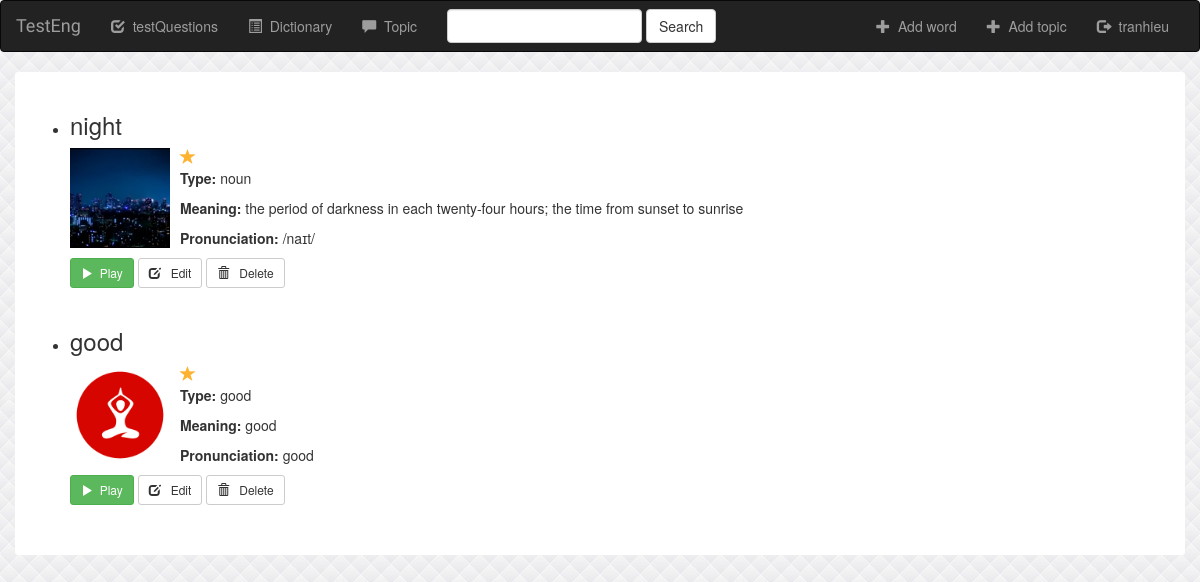
Screenshot of /testEng/dictionary/dictionaryTolearn/ (signed in) with the database file from the repository.
### testEng/models.py (models this page shows, shortened)
class word(models.Model):
    user = models.ForeignKey(User, default=1)
    name = models.CharField(max_length = 1000)
    meaning = models.CharField(max_length = 1000)
    pronunc = models.CharField(max_length = 1000)
    image = models.FileField()
    audio = models.FileField(default='')
    type = models.CharField(max_length = 1000)
    tolearn = models.BooleanField(default=False)

### testEng/views.py (the view)
def dictionaryTolearn(request):
    if not request.user.is_authenticated():
        return render(request, 'testEng/login.html')
    else:
        all_words = word.objects.filter(user=request.user, tolearn = True)
        return render(request, 'testEng/dictionaryTolearn.html', {'all_words' : all_words, 'username' : request.user})

### testEng/templates/testEng/dictionaryTolearn.html (shortened to what this page needs)
{% extends 'testEng/base.html' %}
{% block body %}
<div class="container">
        <ul>
            {% for curWord in all_words %}
                <li>
<h3>{{curWord.name}}</h3>
                    <a href="{% url 'testEng:tolearn' curWord.id %}" class="btn-tolearn">
                        <span class="glyphicon glyphicon-star {% if curWord.tolearn %}active{% endif %}">
                        </span>
                    </a>
                    <a href="#">
                        <img src="{{ curWord.image.url }}" class="img-responsive" style="width: 100px; float: left; margin-right: 10px;">
                    </a>
                    <p> <strong> Type:  </strong> {{ curWord.type}}</p>
                    <p> <strong> Meaning:  </strong> {{ curWord.meaning}}</p>
                    <p><strong> Pronunciation: </strong> {{ curWord.pronunc}}</p>
                    <a target="_blank" href="{{ curWord.audio.url }}">
                        <button type="button" class="btn btn-success btn-sm">
                            <span class="glyphicon glyphicon-play"></span>&nbsp; Play
                        </button>
                    </a>
                    <a href="{% url 'testEng:word-update' curWord.id %}">
                      <button type="button" class="btn btn-default btn-sm">
                          <span class="glyphicon glyphicon-edit"></span> &nbsp; Edit
                      </button>
                     </a>
                    <form action="{% url 'testEng:word-delete' curWord.id %}" method="post" style="display: inline">
                        <button type="submit" class="btn btn-default btn-sm">
                            <span class="glyphicon glyphicon-trash"></span> &nbsp; Delete
                        </button>
                    </form>
                </li>
                <br/>
            {% endfor %}
        </ul>
    </div>
{% endblock %}

### testEng/templates/testEng/base.html (shortened to what this page needs)
<!DOCTYPE html>
<html lang="en">
<head>
    {% load staticfiles %}
    <link rel="stylesheet" type="text/css" href="{% static 'testEng/style.css' %}"/>
    <link rel="stylesheet" href="https://maxcdn.bootstrapcdn.com/bootstrap/3.3.6/css/bootstrap.min.css">
</head>
<body>
    <nav class="navbar navbar-inverse">
    <div class="container-fluid">
        <div class="navbar-header">
            <a class="navbar-brand changeFont" href="{% url 'testEng:index' %}">
                TestEng
            </a>
        </div>
        <div class="collapse navbar-collapse" id="topNavBar">
            <ul class="nav navbar-nav">
                <li class="">
                    <a href="{% url 'testEng:index' %}">
                        <span class="glyphicon glyphicon-check" aria-hidden="true"></span>&nbsp;
                        testQuestions
                    </a>
                </li>
                <li class="">
                    <a href="{% url 'testEng:dictionary' %}">
                        <span class="glyphicon glyphicon-list-alt" aria-hidden="true"></span>&nbsp;
                        Dictionary
                    </a>
                </li>
                <li class="">
                    <a href="{% url 'testEng:topic' %}">
                        <span class="glyphicon glyphicon-comment" aria-hidden="true"></span>&nbsp;
                        Topic
                    </a>
                </li>
            </ul>
            <form class="navbar-form navbar-left" role="search" method="get" action="#">
                <div class="form-group">
                    <input type="text" class="form-control" name="q" value="">
                </div>
                <button type="submit" class="btn btn-default">Search</button>
            </form>
            <ul class="nav navbar-nav navbar-right">
                <li class="">
                    <a href="{% url 'testEng:createword' %}">
                        <span class="glyphicon glyphicon-plus" aria-hidden="true"></span>&nbsp;
                        Add word
                    </a>
                </li>
                <li class="">
                    <a href="{% url 'testEng:createtopic' %}">
                        <span class="glyphicon glyphicon-plus" aria-hidden="true"></span>&nbsp;
                        Add topic
                    </a>
                </li>
                <li class="">
                    <a href="{% url 'testEng:logout_user' %}">
                        <span class="glyphicon glyphicon-log-out" aria-hidden="true"></span>&nbsp;
                        {% if username %}
                            {{ username }}
                        {% endif %}
                    </a>
                </li>
            </ul>
        </div>
    </div>
</nav>
{% block body %}
{% endblock %}
</body>
</html>

### testEng/static/testEng/style.css (style rules this page uses)
body { background: white url("images/background2.jpg"); }
.container { background: white; border-radius:3px; padding:20px 50px; }
.navbar { border-radius: 0; }
.navbar-brand { font-family: 'Satisfy', cursive; }
.glyphicon-star { color: #CCCCCC; font-size: 16px; }
.glyphicon-star.active { color: #FDB230; }

### rows the page displays
word: name "night", tolearn True (drawn), image (picture), type "noun", meaning "the period of darkness in each twenty-four hours; the time from sunset to sunrise", pronunc "/naɪt/"
word: name "good", tolearn True (drawn), image (picture), type "good", meaning "good", pronunc "good"

### other values shown
{{ username }} "tranhieu"
